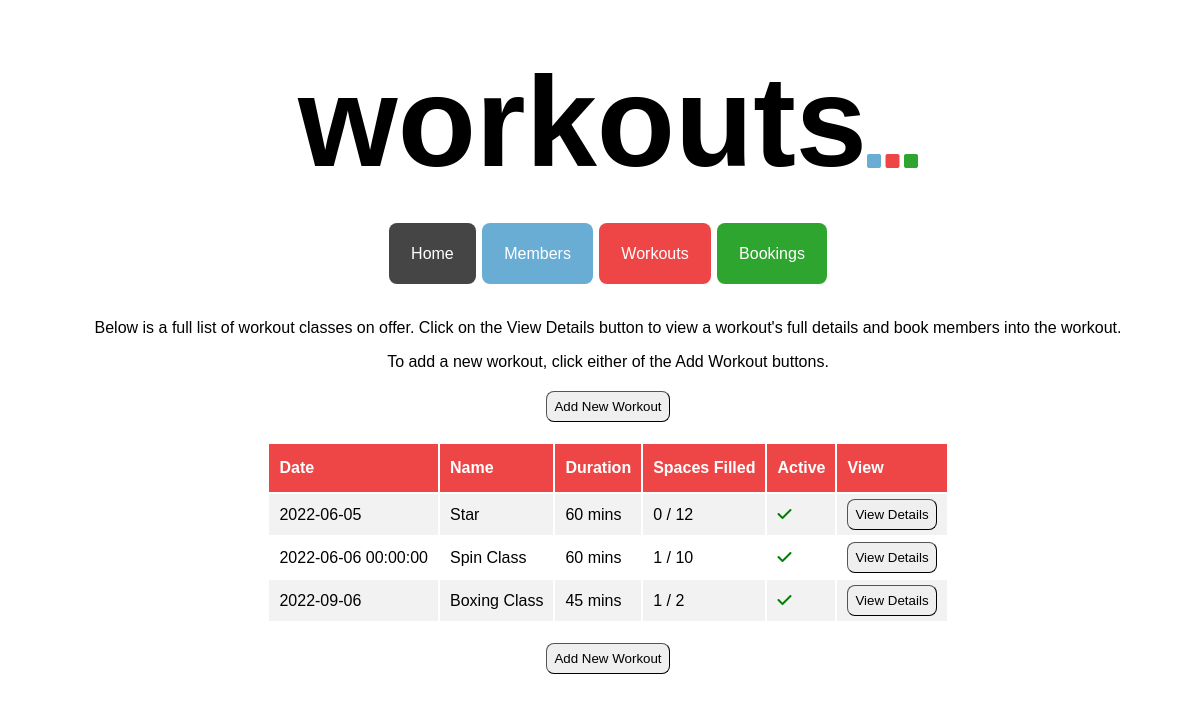
/workouts, run on an earlier commit of the app's database.
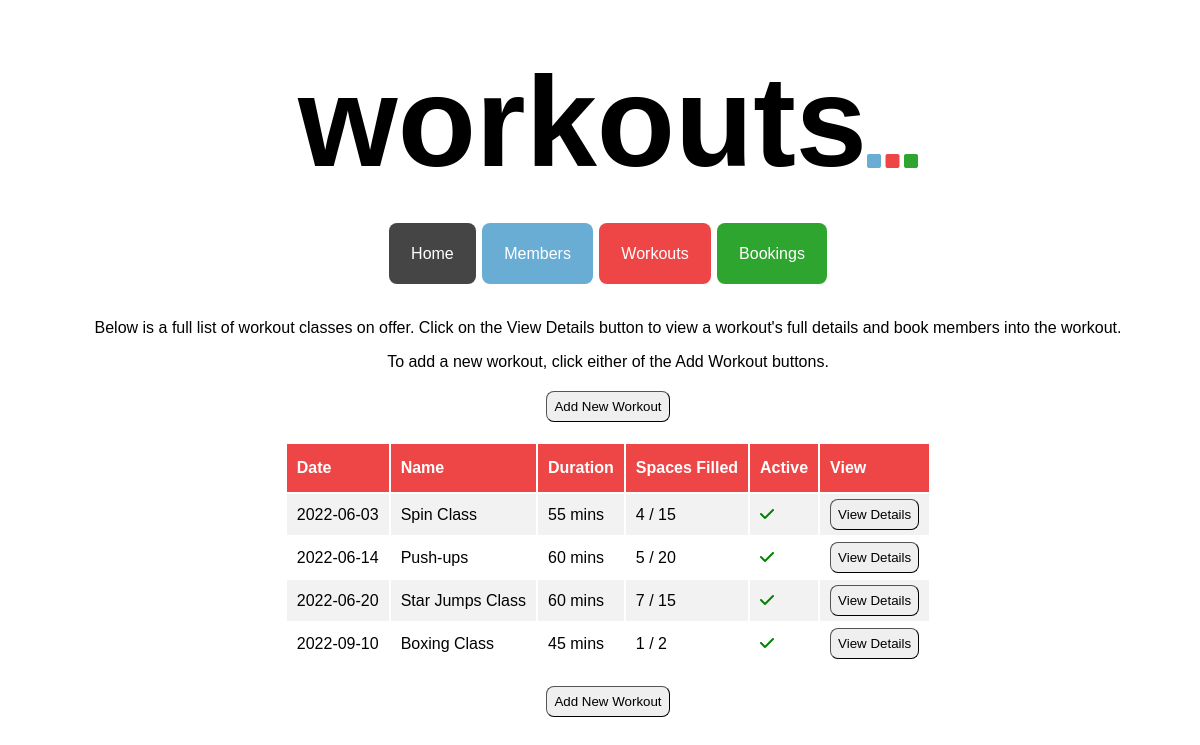
And on a later commit of the database.
### tables this page shows
CREATE TABLE workouts (
    id INTEGER PRIMARY KEY AUTOINCREMENT,
    name VARCHAR,
    date DATE,
    description TEXT,
    duration INTEGER,
    capacity INTEGER,
    capacity_filled INTEGER,
    active BOOLEAN
);

### controllers/workout_controller.py (the view)
@workouts_blueprint.route("/workouts")
def workouts():
    route_name = "workouts"
    workouts = workout_repository.select_all()
    return render_template("workouts/index.html", route_name=route_name, workouts=workouts)

### db/run_sql.py (called while the page is built)
def get_db():
    path = os.path.dirname(os.path.abspath(__file__))
    db = os.path.join(path, "gym_db.db")
    conn = sqlite3.connect(db)
    conn.execute("PRAGMA foreign_keys = 1")
    conn.row_factory = sqlite3.Row
    return conn

def run_sql(sql, values = []):
    db = get_db()
    cursor = db.cursor()
    cursor.execute(sql, values)
    results = cursor.fetchall()
    db.commit()
    db.close()
    return results

### repositories/workout_repository.py (called while the page is built)
def sort_fuction(workout):
    return workout.date

def select_all():
    workouts = []
    sql = "SELECT * FROM workouts"
    results = run_sql(sql)
    for row in results:
        active = True if row['active'] == 1 else False
        workout = Workout(row['name'], row['date'], row['description'], row['duration'], row['capacity'], row['capacity_filled'], active, row['id'])
        workouts.append(workout)
    workouts.sort(key=sort_fuction)
    return workouts

### templates/workouts/index.html
{% extends 'base.html'%}
{% block content %}
<div class="index_page_container">
    <p>Below is a full list of workout classes on offer. Click on the View Details button to view a workout's full details and book members into the workout.</p>
    <p>To add a new workout, click either of the Add Workout buttons.</p>
    <button class="index_page_button" id="index_page_top_button" id="index_page_button_workouts">
        <a class="index_page_link" href="/workouts/create">Add New Workout</a>
    </button>
    <table class="index_table">
        <tr class="index_table_headers" id="index_table_headers_workouts">
            <th>Date</th>
            <th>Name</th>
            <th>Duration</th>
            <th>Spaces Filled</th>
            <th>Active</th>
            <th>View</th>
        </tr>
        {% for workout in workouts %}
        <tr class="index_table_content">
            <td>{{workout.date}}</td>
            <td>{{workout.name}}</td>
            <td>{{workout.duration}} mins</td>
            <td>{{workout.capacity_filled}} / {{workout.capacity}}</td>
            {% if workout.active == True %}
            <td><i class="fa-solid fa-check" style="color: green"></i></td>
            {% elif workout.active == False %}
            <td><i class="fa-solid fa-xmark" style="color: red"></i></td>
            {% endif %}
            <td><button class="index_page_button"><a class="index_page_link" href="/workouts/{{workout.id}}">View Details</button></td>
        {% endfor %}
        </tr>
    </table>
        <button class="index_page_button" id="index_page_bottom_button">
            <a class="index_page_link" href="/workouts/create">Add New Workout</a>
        </button>
</div>
{% endblock %}

What changed in the data, as far as the page shows it:
removed workouts: date "2022-06-05", name "Star", duration "60", capacity_filled "0", capacity "12", active True (drawn)
removed workouts: date "2022-06-06 00:00:00", name "Spin Class", duration "60", capacity_filled "1", capacity "10", active True (drawn)
added workouts: date "2022-06-03", name "Spin Class", duration "55", capacity_filled "4", capacity "15", active True (drawn)
added workouts: date "2022-06-14", name "Push-ups", duration "60", capacity_filled "5", capacity "20", active True (drawn)
added workouts: date "2022-06-20", name "Star Jumps Class", duration "60", capacity_filled "7", capacity "15", active True (drawn)
changed workouts "Boxing Class": date "2022-09-06" → "2022-09-10"
